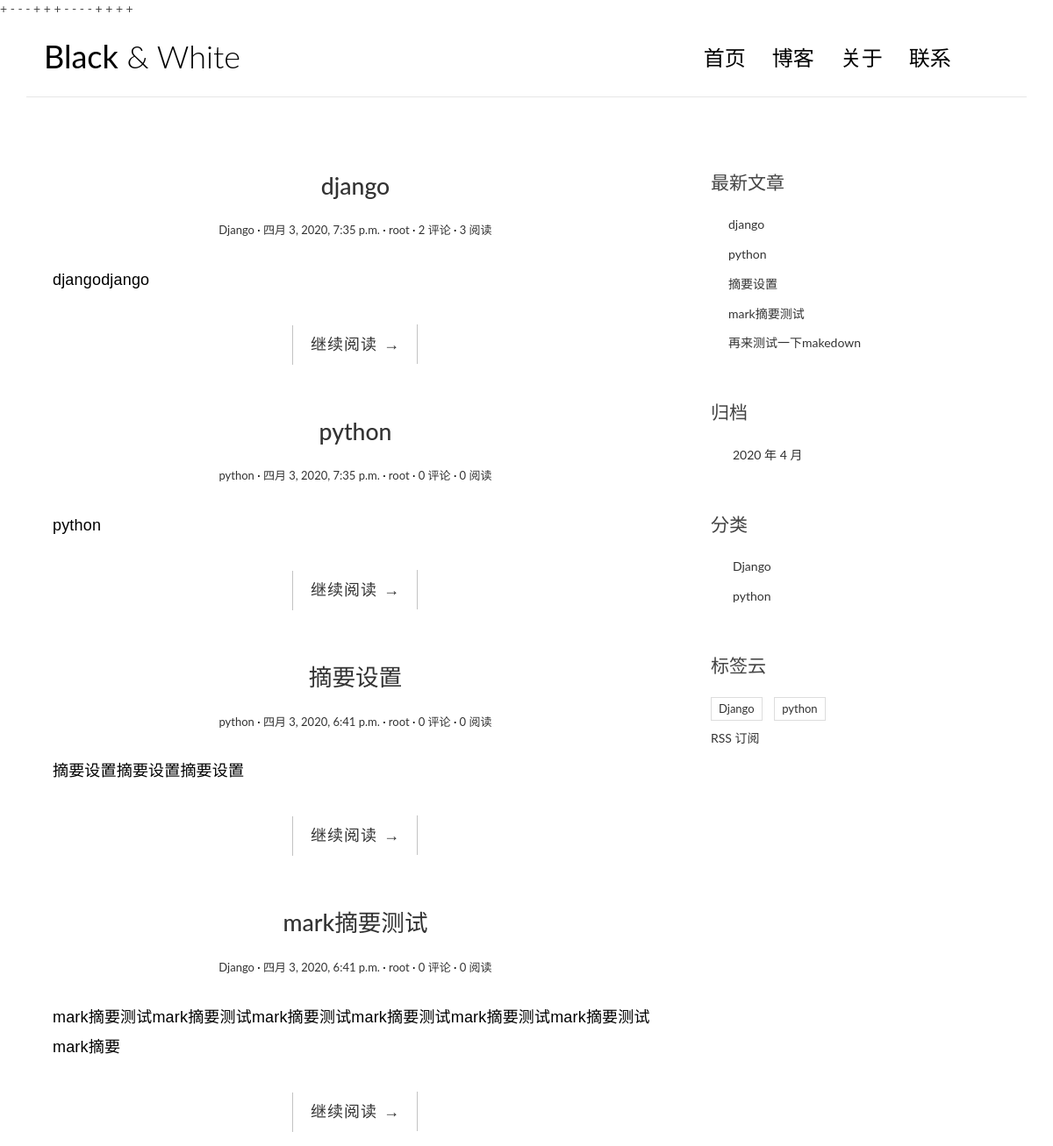
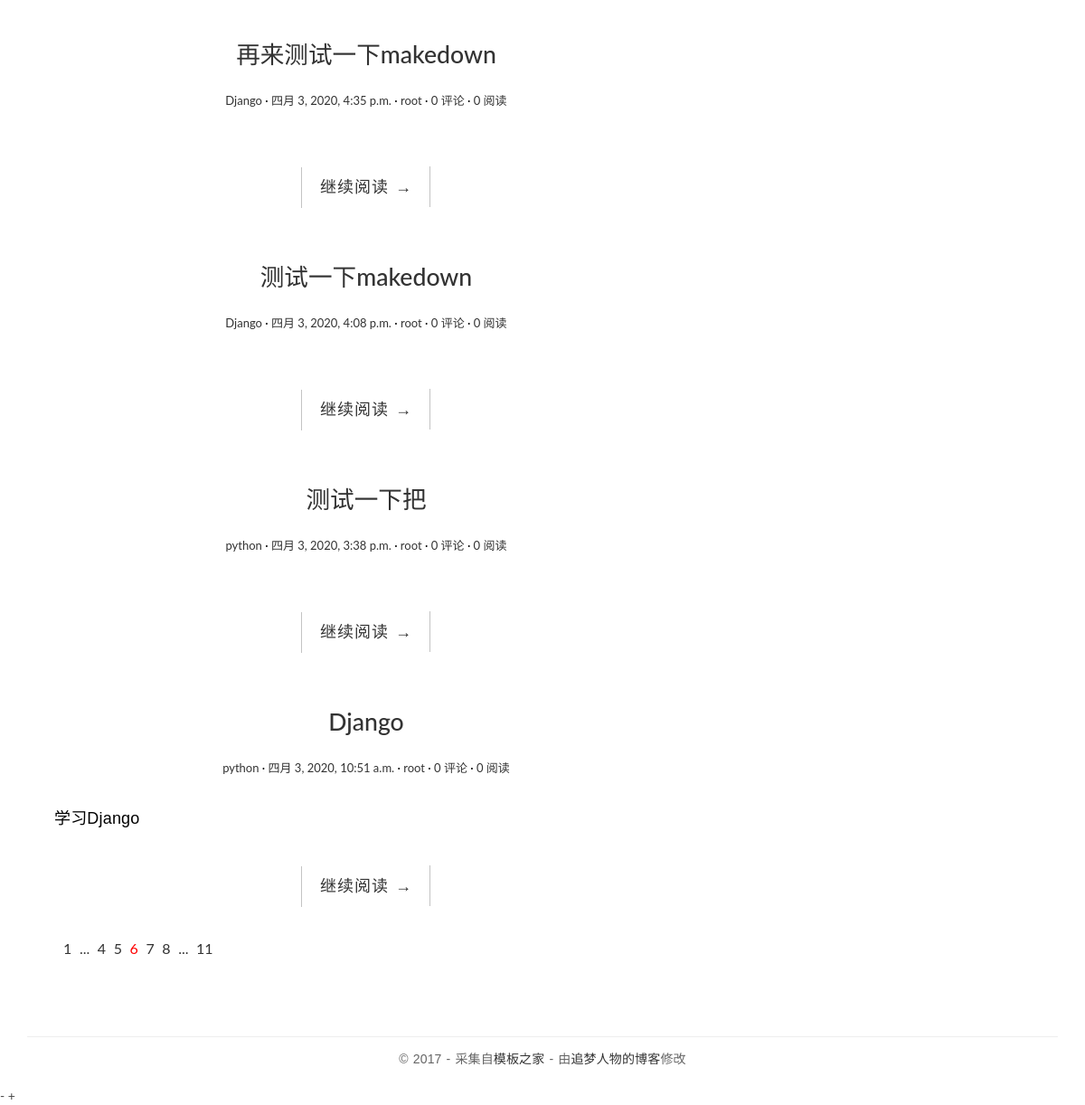
The page / on the database its author committed (2 pictures, top to bottom).
### blog/models.py (models this page shows, shortened)
class Post(models.Model):
    title = models.CharField('标题', max_length=70)
    body = models.TextField('正文')
    created_time = models.DateTimeField('创建时间', default=timezone.now)
    modified_time = models.DateTimeField('修改时间')
    excerpt = models.CharField('摘要', max_length=200, blank=True)
    category = models.ForeignKey(Category, verbose_name='分类', on_delete=models.CASCADE)
    tags = models.ManyToManyField(Tag, verbose_name='标签', blank=True)
    author = models.ForeignKey(User, verbose_name='作者', on_delete=models.CASCADE)
    views = models.PositiveIntegerField(default=0, editable=False)
    class Meta:
        verbose_name = '文章'
        verbose_name_plural = verbose_name
    def get_absolute_url(self):
        return reverse('blog:detail', kwargs = {
            'pk':self.pk
        })

class Category(models.Model):
    name = models.CharField(max_length=100)
    class Meta:
        verbose_name = '分类'
        verbose_name_plural = verbose_name

class Tag(models.Model):
    name = models.CharField(max_length=100)
    class Meta:
        verbose_name = '标签'
        verbose_name_plural = verbose_name

### blog/views.py (the view)
# urls.py: path('',views.index, name = 'index'),
def index(request):
    post_list = Post.objects.all().order_by('-created_time')
    return render(request,'blog/index.html', context={
        'post_list':post_list
    })

### blog/templatetags/blog_extras.py (called while the page is built)
@register.inclusion_tag('blog/inclusions/_recent_posts.html', takes_context=True)
def show_recent_posts(context, num=5):
    return {
        'recent_post_list': Post.objects.all().order_by('-created_time')[:num],
    }

@register.inclusion_tag('blog/inclusions/_archives.html', takes_context=True)
def show_archives(context):
    return {
        'date_list': Post.objects.dates('created_time', 'month', order='DESC'),
    }

@register.inclusion_tag('blog/inclusions/_categories.html', takes_context=True)
def show_categories(context):
    return {
        'category_list': Category.objects.all(),
    }

@register.inclusion_tag('blog/inclusions/_tags.html', takes_context=True)
def show_tags(context):
    return {
        'tag_list': Tag.objects.all(),
    }

### templates/blog/index.html (shortened to what this page needs)
{% extends 'base.html' %}
+ {% load static %}
                {% block main %}
                    {% for post in post_list %}
                        <article class="post post-{{ post.pk }}">
                            <header class="entry-header">
                                <h1 class="entry-title">
                                    <a href="{{ post.get_absolute_url }}">{{ post.title }}</a>
                                </h1>
                                <div class="entry-meta">
                                  <span class="post-category"><a href="#">{{ post.category.name }}</a></span>
                                  <span class="post-date"><a href="#"><time class="entry-date"
                                                                            datetime="{{ post.created_time }}">{{ post.created_time }}</time></a></span>
                                  <span class="post-author"><a href="#">{{ post.author }}</a></span>
                                  <span class="comments-link"><a href="{{ post.get_absolute_url }}#comment-area">{{ post.comment_set.count }} 评论</a></span>
                                    <span class="views-count"><a href="{{ post.get_absolute_url }}">{{ post.views }} 阅读</a></span>
                                </div>
                            </header>
                            <div class="entry-content clearfix">
                                <p>{{ post.excerpt }}</p>
                                <div class="read-more cl-effect-14">
                                    <a href="{{ post.get_absolute_url }}" class="more-link">继续阅读 <span class="meta-nav">→</span>
</a>
                                </div>
                            </div>
                        </article>
                {% empty %}
                    <div class="no-post">暂时还没有发布的文章！</div>
                {% endfor %}
                <div class="pagination">
                    <ul>
                        <li><a href="">1</a></li>
                        <li><a href="">...</a></li>
                        <li><a href="">4</a></li>
                        <li><a href="">5</a></li>
                        <li class="current"><a href="">6</a></li>
                        <li><a href="">7</a></li>
                        <li><a href="">8</a></li>
                        <li><a href="">...</a></li>
                        <li><a href="">11</a></li>
                    </ul>
                </div>
            {% endblock main %}

### templates/blog/inclusions/_recent_posts.html (shortened to what this page needs)
<!DOCTYPE html>
<html lang="en">
<head>
</head>
<body>
    <div class="widget widget-recent-posts">
  <h3 class="widget-title">最新文章</h3>
  <ul>
    {% for post in recent_post_list %}
      <li>
        <a href="{{ post.get_absolute_url }}">{{ post.title }}</a>
      </li>
    {% empty %}
      暂无文章！
    {% endfor %}
  </ul>
</div>
</body>
</html>

### templates/blog/inclusions/_categories.html (shortened to what this page needs)
<!DOCTYPE html>
<html lang="en">
<head>
</head>
<body>
    <div class="widget widget-category">
      <h3 class="widget-title">分类</h3>
      <ul>
        {% for category in category_list %}
          <li>
            <a href="{% url 'blog:category' category.pk %}">{{ category.name }}</a>
          </li>
        {% empty %}
          暂无分类！
        {% endfor %}
      </ul>
    </div>
</body>
</html>

### templates/blog/inclusions/_tags.html (shortened to what this page needs)
<!DOCTYPE html>
<html lang="en">
<head>
</head>
<body>
    <div class="widget widget-tag-cloud">
      <h3 class="widget-title">标签云</h3>
      <ul>
        {% for tag in tag_list %}
          <li>
            <a href="{% url 'blog:tag' tag.pk %}">{{ tag.name }}</a>
          </li>
        {% empty %}
          暂无标签！
        {% endfor %}
      </ul>
    </div>
</body>
</html>

### blog/static/blog/css/custom.css (style rules this page uses)
* { outline: none; }
h1, h2, h3, h4, h5, h6 { margin-top: 0; }
a { color: #333; }
body { color: #444; font-family: 'Lato', sans-serif; }
p { font-family: 'Ubuntu', sans-serif; font-weight: 400; word-spacing: 1px; letter-spacing: 0.01em; }
.post { background: #fff; padding: 30px 30px 0; }
.entry-title { text-align: center; font-size: 1.9em; margin-bottom: 20px; line-height: 1.6; padding: 10px 20px 0; }
.entry-meta { text-align: center; color: #DDDDDD; font-size: 13px; margin-bottom: 30px; }
.entry-content { font-size: 18px; line-height: 1.9; font-weight: 300; color: #000; }
.post-category::after, .post-date::after, .post-author::after, .comments-link::after { content: ' ·'; color: #000; }
.read-more { font-family: 'Ubuntu', sans-serif; font-weight: 400; word-spacing: 1px; letter-spacing: 0.01em; text-align: center; margin-top: 20px; }
.cl-effect-14 a { padding: 0 20px; height: 45px; line-height: 45px; position: relative; display: inline-block; margin: 15px 25px; letter-spacing: 1px; font-weight: 400; text-shadow: 0 0 1px rgba(255, 255, 255, 0.3); }
.cl-effect-14 a::before, .cl-effect-14 a::after { position: absolute; width: 45px; height: 1px; background: #C3C3C3; content: ''; -webkit-transition: all 0.3s; -moz-transition: all 0.3s; transition: all 0.3s; pointer-events: none; }
.cl-effect-14 a::before { top: 0; left: 0; -webkit-transform: rotate(90deg); -moz-transform: rotate(90deg); transform: rotate(90deg); -webkit-transform-origin: 0 0; -moz-transform-origin: 0 0; transform-origin: 0 0; }
.cl-effect-14 a::after { right: 0; bottom: 0; -webkit-transform: rotate(90deg); -moz-transform: rotate(90deg); transform: rotate(90deg); -webkit-transform-origin: 100% 0; -moz-transform-origin: 100% 0; transform-origin: 100% 0; }
.widget { background: #fff; padding: 30px 0 0; }
.widget-title { font-size: 1.5em; margin-bottom: 20px; line-height: 1.6; padding: 10px 0 0; font-weight: 400; }
.widget-recent-posts ul { padding: 0; margin: 0; padding-left: 20px; }
.widget-recent-posts ul li { list-style-type: none; position: relative; line-height: 170%; margin-bottom: 10px; }
.widget-recent-posts ul li::before { content: '\f3d3'; font-family: "Ionicons"; position: absolute; left: -17px; top: 3px; font-size: 16px; color: #000; }
.widget-category ul { padding: 0; margin: 0; padding-left: 25px; }
.widget-category ul li { list-style-type: none; position: relative; line-height: 170%; margin-bottom: 10px; }
.widget-category ul li::before { content: '\f3fe'; font-family: "Ionicons"; position: absolute; left: -25px; top: 1px; font-size: 18px; color: #000; }
.widget-tag-cloud ul { padding: 0; margin: 0; margin-right: -10px; }
.widget-tag-cloud ul li { list-style-type: none; font-size: 13px; display: inline-block; margin-right: 10px; margin-bottom: 10px; padding: 3px 8px; border: 1px solid #ddd; }
.pagination ul { list-style: none; }
.pagination ul li { display: inline-block; font-size: 16px; margin-right: 5px; }
.current a { color: red; }

### rows shown on the page
Post: title "django", category.name "Django", created_time "四月 3, 2020, 7:35 p.m.", author "root", comment_set.count "2", views "3", excerpt "djangodjango"
Post: title "python", category.name "python", created_time "四月 3, 2020, 7:35 p.m.", author "root", comment_set.count "0", views "0", excerpt "python"
Post: title "摘要设置", category.name "python", created_time "四月 3, 2020, 6:41 p.m.", author "root", comment_set.count "0", views "0", excerpt "摘要设置摘要设置摘要设置"
Post: title "mark摘要测试", category.name "Django", created_time "四月 3, 2020, 6:41 p.m.", author "root", comment_set.count "0", views "0", excerpt "mark摘要测试mark摘要测试mark摘要测试mark摘要测试mark摘要测试mark摘要测试mark摘要"
Post: title "再来测试一下makedown", category.name "Django", created_time "四月 3, 2020, 4:35 p.m.", author "root", comment_set.count "0", views "0"
Post: title "测试一下makedown", category.name "Django", created_time "四月 3, 2020, 4:08 p.m.", author "root", comment_set.count "0", views "0"
Post: title "测试一下把", category.name "python", created_time "四月 3, 2020, 3:38 p.m.", author "root", comment_set.count "0", views "0"
Post: title "Django", category.name "python", created_time "四月 3, 2020, 10:51 a.m.", author "root", comment_set.count "0", views "0", excerpt "学习Django"
Category: name "Django"
Category: name "python"
Tag: name "Django"
Tag: name "python"

### other values the page prints
{{ date.year }} "2020"
{{ date.month }} "4"
